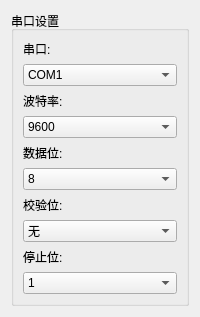
         <widget class="QWidget" name="widget">
          <attribute name="title">
           <string>串口</string>
          </attribute>
          <layout class="QGridLayout" name="gridLayout">
           <item row="0" column="0">
            <widget class="QGroupBox" name="groupBox">
             <property name="styleSheet">
              <string notr="true"/>
             </property>
             <property name="title">
              <string>串口设置</string>
             </property>
             <property name="flat">
              <bool>false</bool>
             </property>
             <layout class="QVBoxLayout" name="verticalLayout">
              <item>
               <widget class="QLabel" name="label">
                <property name="sizePolicy">
                 <sizepolicy hsizetype="Preferred" vsizetype="Fixed">
                  <horstretch>0</horstretch>
                  <verstretch>0</verstretch>
                 </sizepolicy>
                </property>
                <property name="text">
                 <string>串口:</string>
                </property>
               </widget>
              </item>
              <item>
               <widget class="QComboBox" name="portNameComboBox">
                <property name="cursor">
                 <cursorShape>PointingHandCursor</cursorShape>
                </property>
                <property name="statusTip">
                 <string>设置串口</string>
                </property>
                <item>
                 <property name="text">
                  <string>COM1</string>
                 </property>
                </item>
                <item>
                 <property name="text">
                  <string>COM2</string>
                 </property>
                </item>
                <item>
                 <property name="text">
                  <string>COM3</string>
                 </property>
                </item>
                <item>
                 <property name="text">
                  <string>COM4</string>
                 </property>
                </item>
                <item>
                 <property name="text">
                  <string>COM5</string>
                 </property>
                </item>
                <item>
                 <property name="text">
                  <string>COM6</string>
                 </property>
                </item>
                <item>
                 <property name="text">
                  <string>COM7</string>
                 </property>
                </item>
                <item>
                 <property name="text">
                  <string>COM8</string>
                 </property>
                </item>
                <item>
                 <property name="text">
                  <string>COM9</string>
                 </property>
                </item>
                <item>
                 <property name="text">
                  <string>COM10</string>
                 </property>
                </item>
                <item>
                 <property name="text">
                  <string>COM11</string>
                 </property>
                </item>
                <item>
                 <property name="text">
                  <string>COM12</string>
                 </property>
                </item>
                <item>
                 <property name="text">
                  <string>COM13</string>
                 </property>
                </item>
                <item>
                 <property name="text">
                  <string>COM14</string>
                 </property>
                </item>
                <item>
                 <property name="text">
                  <string>COM15</string>
                 </property>
                </item>
                <item>
                 <property name="text">
                  <string>COM16</string>
                 </property>
                </item>
                <item>
                 <property name="text">
                  <string>COM17</string>
                 </property>
                </item>
                <item>
                 <property name="text">
                  <string>COM18</string>
                 </property>
                </item>
                <item>
                 <property name="text">
                  <string>COM19</string>
                 </property>
                </item>
                <item>
                 <property name="text">
                  <string>COM20</string>
                 </property>
                </item>
               </widget>
              </item>
              <item>
               <widget class="QLabel" name="label_2">
                <property name="sizePolicy">
                 <sizepolicy hsizetype="Preferred" vsizetype="Fixed">
                  <horstretch>0</horstretch>
                  <verstretch>0</verstretch>
                 </sizepolicy>
                </property>
                <property name="text">
                 <string>波特率:</string>
                </property>
               </widget>
              </item>
              <item>
               <widget class="QComboBox" name="baudRateComboBox">
                <property name="cursor">
                 <cursorShape>PointingHandCursor</cursorShape>
                </property>
                <property name="statusTip">
                 <string>设置波特率</string>
                </property>
                <property name="currentIndex">
                 <number>12</number>
                </property>
                <item>
                 <property name="text">
                  <string>50</string>
                 </property>
                </item>
                <item>
                 <property name="text">
                  <string>75</string>
                 </property>
                </item>
                <item>
                 <property name="text">
                  <string>110</string>
                 </property>
                </item>
                <item>
                 <property name="text">
                  <string>134</string>
                 </property>
                </item>
                <item>
                 <property name="text">
                  <string>150</string>
                 </property>
                </item>
                <item>
                 <property name="text">
                  <string>200</string>
                 </property>
                </item>
                <item>
                 <property name="text">
                  <string>300</string>
                 </property>
                </item>
                <item>
                 <property name="text">
                  <string>600</string>
                 </property>
                </item>
                <item>
                 <property name="text">
                  <string>1200</string>
                 </property>
                </item>
                <item>
                 <property name="text">
                  <string>1800</string>
                 </property>
                </item>
                <item>
                 <property name="text">
                  <string>2400</string>
                 </property>
                </item>
                <item>
                 <property name="text">
                  <string>4800</string>
                 </property>
                </item>
                <item>
                 <property name="text">
                  <string>9600</string>
                 </property>
                </item>
                <item>
                 <property name="text">
                  <string>14400</string>
                 </property>
                </item>
                <item>
                 <property name="text">
                  <string>19200</string>
                 </property>
                </item>
                <item>
                 <property name="text">
                  <string>38400</string>
                 </property>
                </item>
                <item>
                 <property name="text">
                  <string>56000</string>
                 </property>
                </item>
                <item>
                 <property name="text">
                  <string>57600</string>
                 </property>
                </item>
                <item>
                 <property name="text">
                  <string>76800</string>
                 </property>
                </item>
                <item>
                 <property name="text">
                  <string>115200</string>
                 </property>
                </item>
                <item>
                 <property name="text">
                  <string>128000</string>
                 </property>
                </item>
                <item>
                 <property name="text">
                  <string>256000</string>
                 </property>
                </item>
               </widget>
              </item>
              <item>
               <widget class="QLabel" name="label_3">
                <property name="sizePolicy">
                 <sizepolicy hsizetype="Preferred" vsizetype="Fixed">
                  <horstretch>0</horstretch>
                  <verstretch>0</verstretch>
                 </sizepolicy>
                </property>
                <property name="text">
                 <string>数据位:</string>
                </property>
               </widget>
              </item>
              <item>
               <widget class="QComboBox" name="dataBitsComboBox">
                <property name="cursor">
                 <cursorShape>PointingHandCursor</cursorShape>
                </property>
                <property name="statusTip">
                 <string>设置数据位</string>
                </property>
                <property name="currentIndex">
                 <number>3</number>
                </property>
                <item>
                 <property name="text">
                  <string>5</string>
                 </property>
                </item>
                <item>
                 <property name="text">
                  <string>6</string>
                 </property>
                </item>
                <item>
                 <property name="text">
                  <string>7</string>
                 </property>
                </item>
                <item>
                 <property name="text">
                  <string>8</string>
                 </property>
                </item>
               </widget>
              </item>
              <item>
               <widget class="QLabel" name="label_4">
                <property name="sizePolicy">
                 <sizepolicy hsizetype="Preferred" vsizetype="Fixed">
                  <horstretch>0</horstretch>
                  <verstretch>0</verstretch>
                 </sizepolicy>
                </property>
                <property name="text">
                 <string>校验位:</string>
                </property>
               </widget>
              </item>
              <item>
               <widget class="QComboBox" name="parityComboBox">
                <property name="cursor">
                 <cursorShape>PointingHandCursor</cursorShape>
                </property>
                <property name="statusTip">
                 <string>设置校验位</string>
                </property>
                <item>
                 <property name="text">
                  <string>无</string>
                 </property>
                </item>
                <item>
                 <property name="text">
                  <string>奇</string>
                 </property>
                </item>
                <item>
                 <property name="text">
                  <string>偶</string>
                 </property>
                </item>
               </widget>
              </item>
              <item>
               <widget class="QLabel" name="label_5">
                <property name="sizePolicy">
                 <sizepolicy hsizetype="Preferred" vsizetype="Fixed">
                  <horstretch>0</horstretch>
                  <verstretch>0</verstretch>
                 </sizepolicy>
                </property>
                <property name="text">
                 <string>停止位:</string>
                </property>
               </widget>
              </item>
              <item>
               <widget class="QComboBox" name="stopBitsComboBox">
                <property name="cursor">
                 <cursorShape>PointingHandCursor</cursorShape>
                </property>
                <property name="statusTip">
                 <string>设置停止位</string>
                </property>
                <item>
                 <property name="text">
                  <string>1</string>
                 </property>
                </item>
                <item>
                 <property name="text">
                  <string>1.5</string>
                 </property>
                </item>
                <item>
                 <property name="text">
                  <string>2</string>
                 </property>
                </item>
               </widget>
              </item>
             </layout>
            </widget>
           </item>
          </layout>
         </widget>
